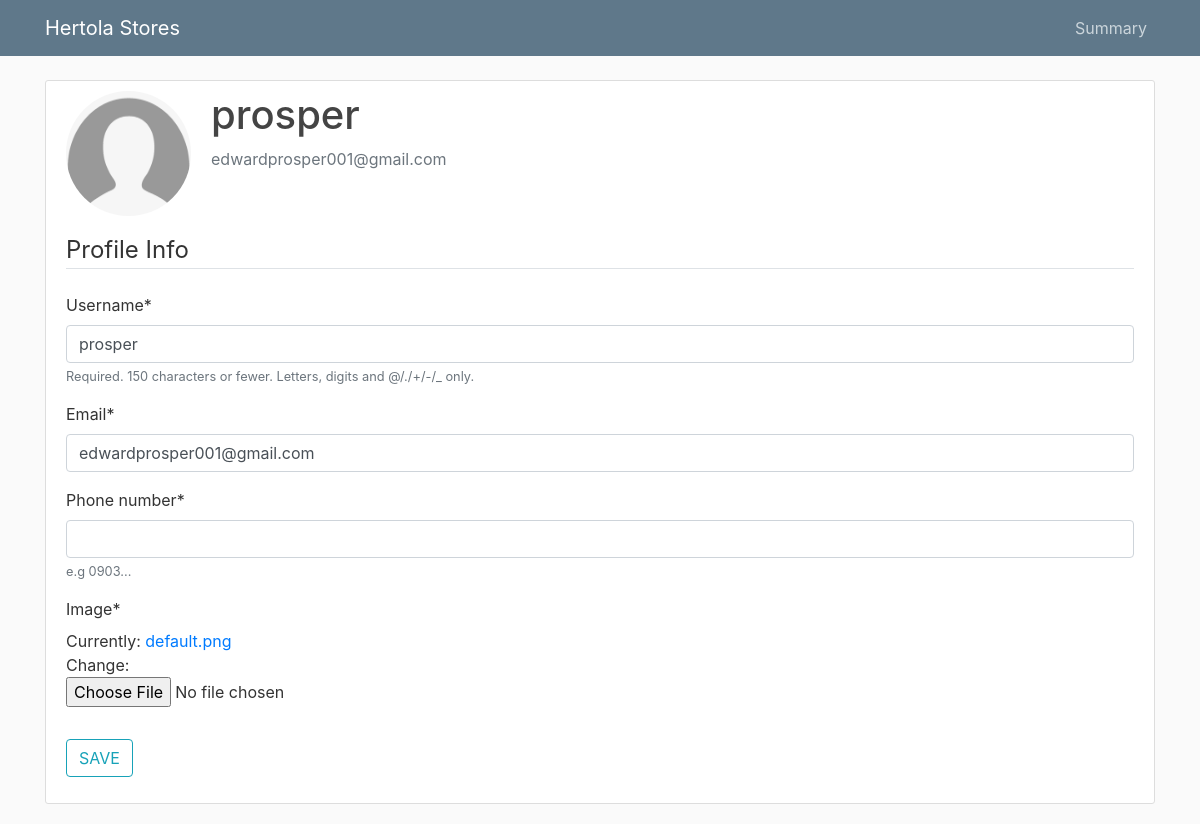
The app's page /users/profile/ (signed in) with its own data.
### users/models.py (models this page shows, shortened)
class CustomUser(AbstractUser):
    username = models.CharField(_("username"), max_length=150,unique=True,
        help_text=_(
            "Required. 150 characters or fewer. Letters, digits and @/./+/-/_ only."
        ),
    )
    email = models.EmailField(_("email address"), unique=True)
    USERNAME_FIELD = "username"
    REQUIRED_FIELDS = ["email"]
    objects = CustomUserManager()

class Profile(models.Model):
    user = models.OneToOneField(CustomUser, primary_key=True, on_delete=models.CASCADE)
    phone_number = models.CharField(max_length=11, help_text="e.g 0903...")
    image = models.ImageField(default='default.png', upload_to='profile_pics')

### users/views.py (the view)
# urls.py: path("profile/", profile, name="profile"),
@login_required
def profile(request):
    if request.method == 'POST':
        u_form = UserUpdateForm(request.POST, instance=request.user)
        p_form = ProfileUpdateForm(request.POST,
                                   request.FILES,
                                   instance=request.user.profile)
        if u_form.is_valid() and p_form.is_valid():
            u_form.save()
            p_form.save()
            messages.success(request, f'Your profile has been updated!')
            return redirect('profile')
    else:
        u_form = UserUpdateForm(instance=request.user)
        p_form = ProfileUpdateForm(instance=request.user.profile)
    context = {
        'u_form': u_form,
        'p_form': p_form
    }
    return render(request, 'users/profile.html', context)

### users/forms.py
class UserUpdateForm(forms.ModelForm):
    email = forms.EmailField()
    class Meta:
        model = User
        fields = ['username', 'email']

class ProfileUpdateForm(forms.ModelForm):
    class Meta:
        model = Profile
        fields = ['phone_number', 'image']

### cart/context_processors.py (called while the page is built)
def cart(request):
    return {'cart': Cart(request)}

### users/templates/users/profile.html (shortened to what this page needs)
{% extends "users/user_base.html" %}
{% load crispy_forms_tags %}
{% block content %}
    <div class="content-section">
      <div class="media">
        <img class="rounded-circle account-img" src="{{ user.profile.image.url }}">
        <div class="media-body">
          <h2 class="account-heading">{{ user.username }}</h2>
          <p class="text-secondary">{{ user.email }}</p>
        </div>
      </div>
      <form method="POST" enctype="multipart/form-data">
          <fieldset class="form-group">
              <legend class="border-bottom mb-4">Profile Info</legend>
              {{ u_form|crispy }}
              {{ p_form|crispy }}
          </fieldset>
          <div class="form-group">
              <button class="btn btn-outline-info" type="submit">SAVE</button>
          </div>
      </form>
    </div>
{% endblock content %}

### users/static/users/main.css (style rules this page uses)
body { background: #fafafa; color: #333333; margin-top: 5rem; }
h1, h2, h3, h4, h5, h6 { color: #444444; }
.content-section { background: #ffffff; padding: 10px 20px; border: 1px solid #dddddd; border-radius: 3px; margin-bottom: 20px; }
.account-img { height: 125px; width: 125px; margin-right: 20px; margin-bottom: 16px; }
.account-heading { font-size: 2.5rem; }

### records on screen
CustomUser: profile.image (placeholder picture), username "prosper", email "edwardprosper001@gmail.com"
